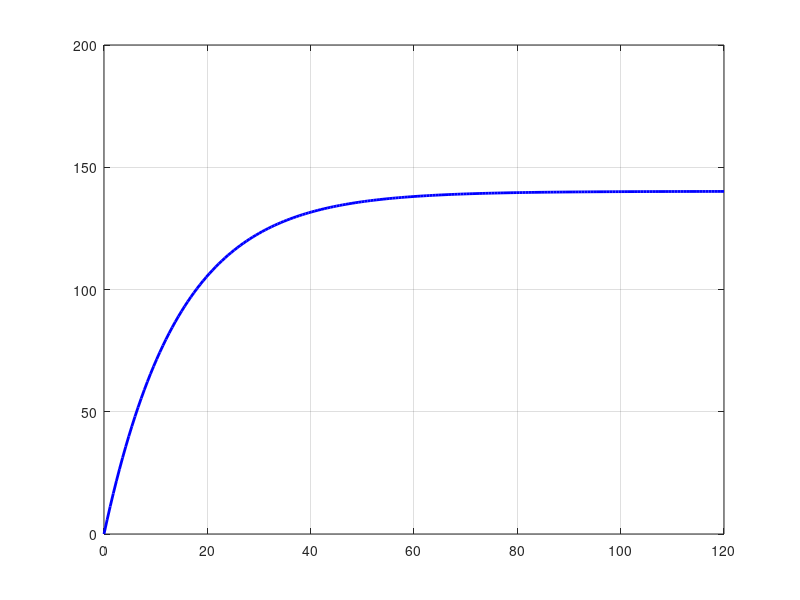
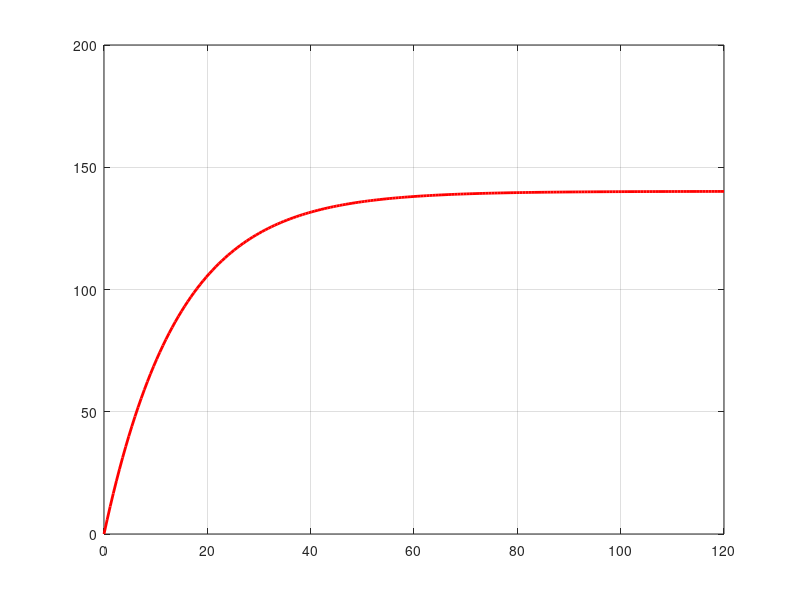
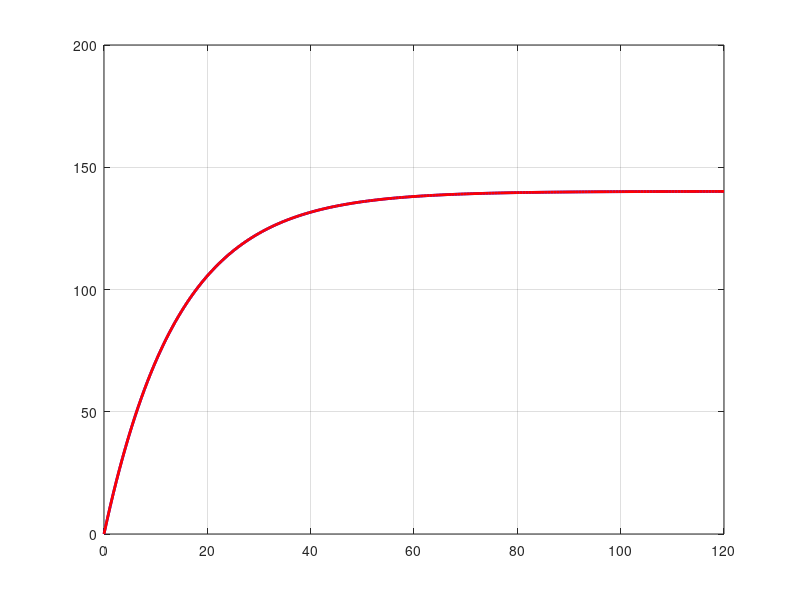

The MATLAB source for these figures, in order:
clear all; close all;
t0 = 0.0; tf = 120; N = 200; v0 = 0; g = 9.81; b1 = 0.07; m = 1;
dt = (tf-t0)/N; t(1) = t0; v(1) = v0;
f = @(t,v) g -(b1/m)*(v); %dv/dt = g -(b1/m)*(v);
for n=1:N
  t(n+1) = t(n) + dt;
  vnew = v(n) + dt*f(t(n),v(n));
  v(n+1) = v(n) + (dt/2)*(f(t(n),v(n))+f(t(n+1),vnew));
end
figure(1);clf;
plot (t,v,'b','linewidth',2); grid on;
vE = (m*g/b1)*(1-exp(-(b1/m)*t));
figure(2);clf;
plot (t,vE,'r','linewidth',2); grid on;
%%%%%%%%%%%% Comparacion Euler Modificado & Sol Analitica %%%%%%%%%%%
figure(3);clf;
plot (t,v,'b','linewidth',2,t,vE,'r','linewidth',2); grid on;